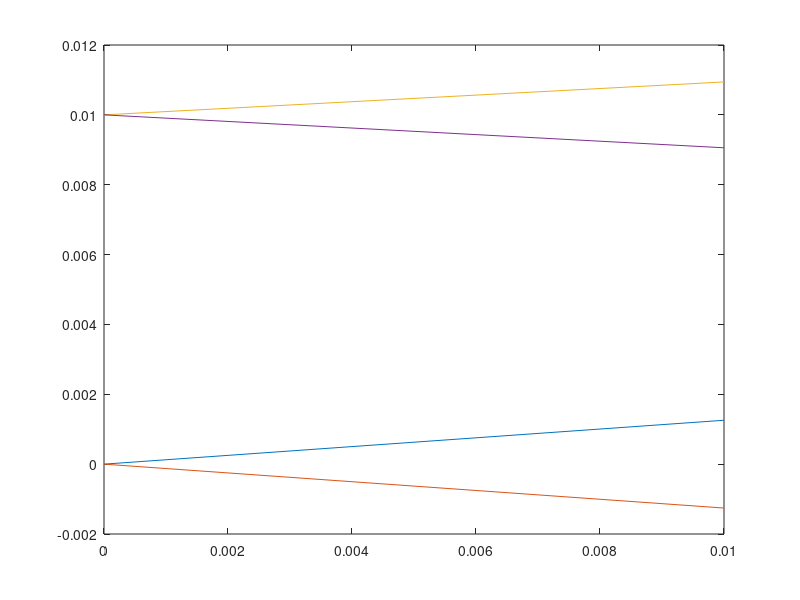

Here is the MATLAB script that generated this plot:
%% Part 1 Exploring Ray Tracing. 
% Let's define the ray variables. 
% Each ray is defined as (x-pos, x-angle, y-pos, y-angle)'

% The set of N rays would be in a 4 by N vector. This one set will still
% represent all rays present at one perticular z position

% To start I will manually define 4 rays total at two different x
% locations, with different angles with respect to z. 

% Note: Theta needs to be limited between -$\pi$/20 and $\pi$/20 since we
% are assuming that tan $\theta$ = $\theta$.

rays_in = [0 0 0.01 0.01;0.04*pi -0.04*pi 0.03*pi -0.03*pi;0 0 0 0;0 0 0 0];

d = 0.01;
% propgation matrix
Md = [1 d 0 0;0 1 0 0;0 0 1 d;0 0 0 1];


% Rays after propogation

rays_out = Md*rays_in;

% Plotting the result

% rays_in is a 4 x N matrix representing the rays emitted from an object
% rays_out is a 4 x N matrix representing the rays after propagating distance d
ray_z = [zeros(1,size(rays_in,2)); d*ones(1,size(rays_in,2))];
plot(ray_z, [rays_in(1,:); rays_out(1,:)]);

% Automating the generation of rays in a plane given a set of start points
% and number of rays required per point. 


